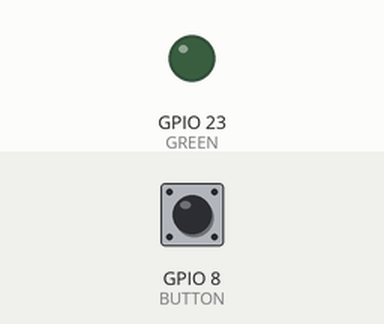
Simulated run of this program. Board: Raspberry Pi (BCM pin numbers). On the bench: output pins drawn as LEDs (lit = HIGH). Inputs (shaded band) come from the test bench; at power-on: GPIO 8 (BUTTON) HIGH. What the program prints to the terminal is not drawn.

Above: at 1.2 s.
1.3 s: GPIO 8 (BUTTON) pulled LOW for 0.15 s
At 1.7 s:
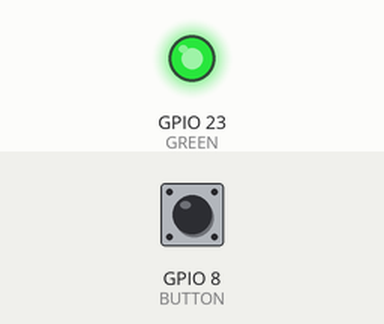
Timing chart, 0 to 4.3 s (numbered marks = the images above; inputs shaded):
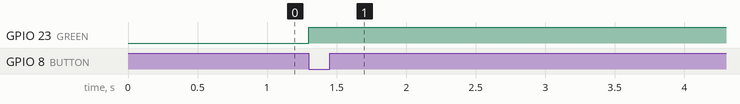

Measured:
- after the input at 1.3 s, GPIO 23 (GREEN): LOW → HIGH at once

The program:

trafikklys.py
```python
import RPi.GPIO as GPIO
import time

GREEN=23
YELLOW=24
RED=25
BUTTON = 8

def btnInit():
   print("btn setup ...")
   GPIO.setup(BUTTON, GPIO.IN, pull_up_down=GPIO.PUD_UP)

def ledInit():
   print("ledInit ...")
   GPIO.setmode(GPIO.BCM)
   GPIO.setwarnings(False)
   GPIO.setup(GREEN,GPIO.OUT)
   GPIO.output(GREEN,GPIO.LOW)

def ledOn(LED):
   GPIO.output(LED,GPIO.HIGH)

ledInit()
btnInit()

while True:
   btnState = GPIO.input(BUTTON)
   if btnState == False:
      ledOn(GREEN)
      time.sleep(2)
```
